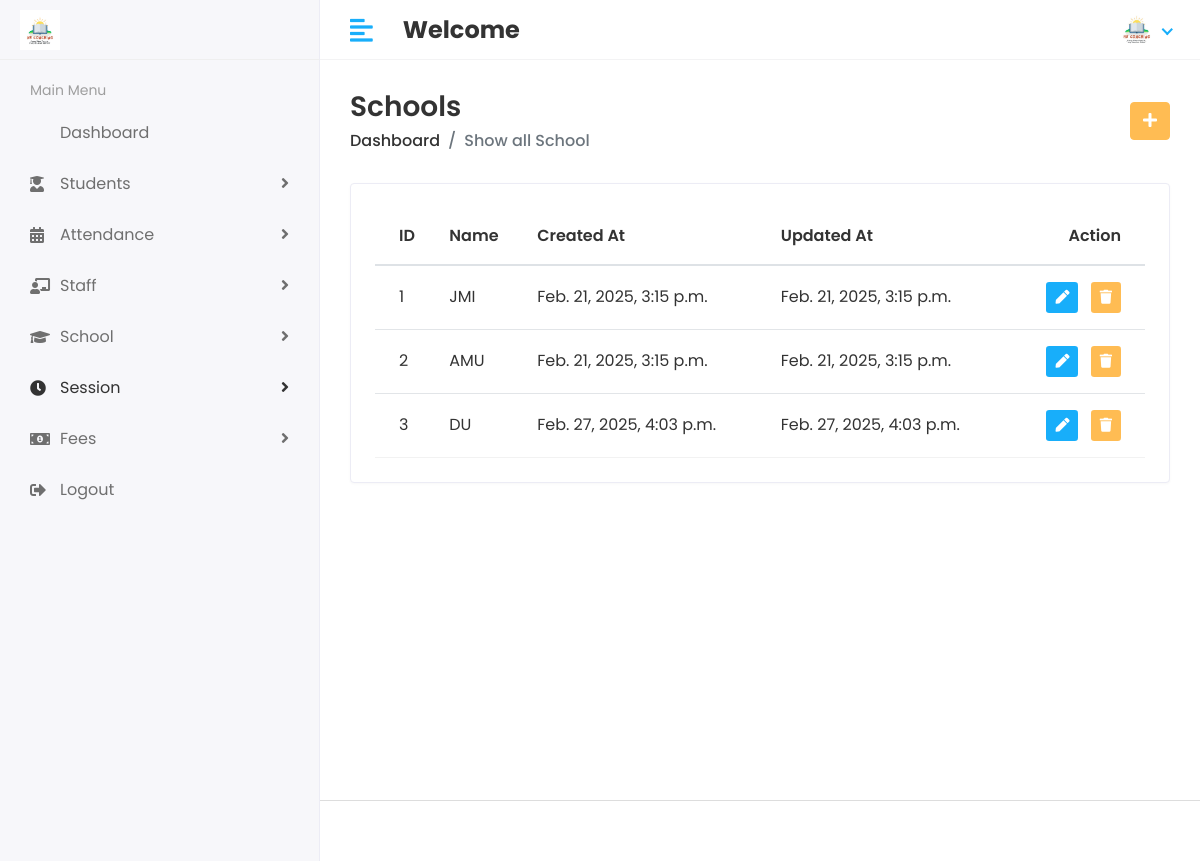
Page /Hod/School/View (signed in) on the committed database.
### app/models.py (models this page shows, shortened)
class School(models.Model):
    name = models.CharField(max_length=100)
    created_at = models.DateTimeField(auto_now_add=True)
    updated_at = models.DateTimeField(auto_now=True)

### student_management_project/Hod_views.py (the view)
# urls.py: path('Hod/School/View', Hod_views.VIEW_SCHOOL, name='view_school'),
@staff_member_required(redirect_field_name='next', login_url='login')
def VIEW_SCHOOL(request):
    school = School.objects.all()
    context = {
        'school':school
    }
    return render(request, 'Hod/view_course.html', context)

### templates/Hod/view_course.html (shortened to what this page needs)
{% extends 'base.html' %}
{% block content %}
 <div class="page-header">
               <div class="row align-items-center">
                  <div class="col">
                     <h3 class="page-title">Schools</h3>
                     <ul class="breadcrumb">
                        <li class="breadcrumb-item"><a href="{% url 'hod_home' %}">Dashboard</a></li>
                        <li class="breadcrumb-item active">Show all School</li>
                     </ul>
                  </div>
                  <div class="col-auto text-right float-right ml-auto">
                     <a href="{% url 'add_school' %}" class="btn btn-primary"><i class="fas fa-plus"></i></a>
                  </div>
               </div>
            </div>
            <div class="row">
               <div class="col-sm-12">
                  <div class="card card-table">
                     <div class="card-body">
                        {% if school %}
                         <div class="table-responsive">
                           <table  class="table table-hover table-center mb-0 ">
                              <thead>
                                 <tr>
                                    <th>ID</th>
                                    <th>Name</th>
                                    <th>Created At</th>
                                    <th>Updated At</th>
                                    <th class="text-right">Action</th>
                                 </tr>
                              </thead>
                              <tbody>
                                 {% for i in school %}
                                    <tr>
                                <td>{{ forloop.counter }}</td>
                                        <td>{{i.name}}</td>
                                        <td>{{i.created_at}}</td>
                                        <td>{{i.updated_at}}</td>
                                        <td class="text-right">
                                           <div class="actions">
                                              <a href="{% url 'edit_school' i.id %}" class="btn btn-sm bg-success-light mr-2">
                                                 <i class="fas fa-pen"></i>
                                              </a>
                                              <a href="{% url 'delete_school' i.id %}" class="btn btn-sm bg-danger-light">
                                                 <i class="fas fa-trash"></i>
                                              </a>
                                           </div>
                                        </td>
                                    </tr>
                                {% endfor %}
                              </tbody>
                           </table>
                        </div>
                         {% else %}
                         <h4 class="text-center text-red">No Data</h4>
                        {% endif %}
                     </div>
                  </div>
               </div>
            </div>
</div>
{% endblock %}

### static/assets/css/style.css (style rules this page uses)
html { height: 100%; }
body { background-color: #fff; color: #333; font-family: 'Poppins', sans-serif; font-size: 1rem; height: 100%; line-height: 1.5; overflow-x: hidden; }
h1, h2, h3, h4, h5, h6 { font-family: 'Poppins', sans-serif; margin-top: 0; }
a { color: #009ce7; }
input, button, a { transition: all 0.4s ease; -moz-transition: all 0.4s ease; -o-transition: all 0.4s ease; -ms-transition: all 0.4s ease; -webkit-transition: all 0.4s ease; }
ul, ol { padding: 0px; list-style: none; }
.table { color: #333; max-width: 100%; margin-bottom: 0; width: 100%; }
.table thead tr th { font-weight: 600; }
.table tbody tr { border-bottom: 1px solid rgba(0, 0, 0, 0.05); }
.table.table-center td, .table.table-center th { vertical-align: middle; }
.card-table .card-body .table > thead > tr > th { border-top: 0; }
.card-table .card-body .table tr td:first-child, .card-table .card-body .table tr th:first-child { padding-left: 1.5rem; }
.card-table .card-body .table tr td:last-child, .card-table .card-body .table tr th:last-child { padding-right: 1.5rem; }
.card-table .table td, .card-table .table th { border-top: 1px solid #e2e5e8; padding: 1rem 0.75rem; white-space: nowrap; }
.btn-primary { background-color: #FFBC53; border: 1px solid #FFBC53; }
.card { border: 1px solid #ececf5; box-shadow: 0 1px 3px 0 rgba(0, 0, 0, 0.03); margin-bottom: 1.875rem; }
.card-body { padding: 1.5rem; }
.bg-danger-light { background-color:#FFBC53 !important; color:#fff !important; }
.bg-success-light { background-color: #18aefa; color: #fff; }
.page-header { margin-bottom: 1.875rem; }
.page-header .breadcrumb { background-color: transparent; color: #6c757d; font-size: 1rem; font-weight: 500; margin-bottom: 0; padding: 0; }
.page-header .breadcrumb a { color: #333; }
.page-title { font-size: 28px; font-weight: 600; color: #333; margin-bottom: 5px; }

### rows in the picture
School: name "JMI", created_at "Feb. 21, 2025, 3:15 p.m.", updated_at "Feb. 21, 2025, 3:15 p.m."
School: name "AMU", created_at "Feb. 21, 2025, 3:15 p.m.", updated_at "Feb. 21, 2025, 3:15 p.m."
School: name "DU", created_at "Feb. 27, 2025, 4:03 p.m.", updated_at "Feb. 27, 2025, 4:03 p.m."
